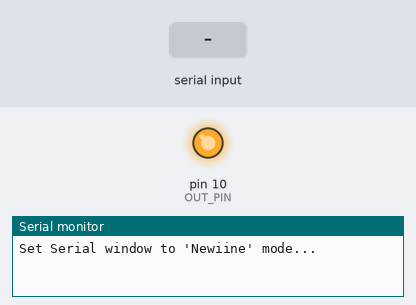
A sketch run on a simulated Arduino Uno, built with avr-gcc and run on an emulated ATmega328P. Shown: output pins drawn as LEDs (lit = HIGH), the last lines printed to the serial monitor. The inputs (shaded band) are chosen by the test bench.

Above: at 1.2 s.
1.3 s: "90,45\n" received over Serial
At 2.5 s:
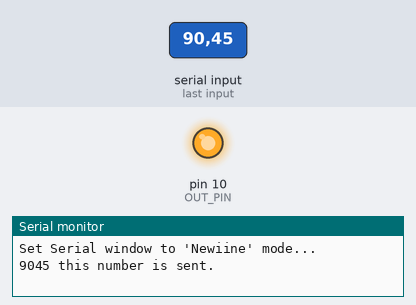
4.3 s: "30,150\n" received over Serial
At 4.8 s:
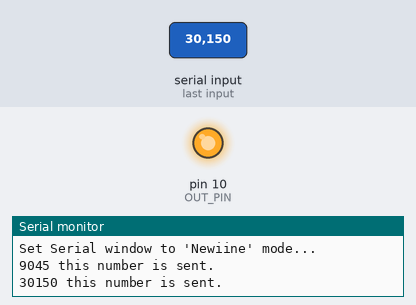
Timing chart, 0 to 7.3 s (numbered marks = the images above; inputs shaded):
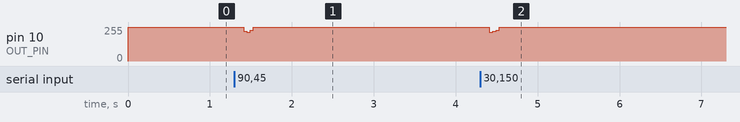

Measured:
- after the input at 1.3 s, pin 10 (OUT_PIN): 255/255 → 223/255 after 0.11 s, → 216/255 0.04 s later, → 229/255 0.04 s later, → 255/255 0.04 s later
- after the input at 4.3 s, pin 10 (OUT_PIN): 255/255 → 216/255 after 0.11 s, → 223/255 0.04 s later, → 229/255 0.04 s later, → 255/255 0.04 s later

The sketch:

Configure.ino
```cpp
#define OUT_PIN  10
String inString = "";
unsigned int intNum;

void setup() {
  pinMode(OUT_PIN, OUTPUT);
  digitalWrite(OUT_PIN, HIGH);
  Serial.begin(9600);
  Serial.println("Set Serial window to 'Newiine' mode...");

}

void loop() {
  //wait for text numeric value
  while (Serial.available() > 0) {
    int inChar = Serial.read();
    if(isDigit(inChar)) {
      inString += (char)inChar;
    }
    if(inChar=='\n') {
      //Data is ready, lets send it...
      intNum = inString.toInt();
      Serial.print(intNum);
      sendNum(intNum);
      Serial.println(" this number is sent.");
      inString = "";
    }
    }
}

// send low bit first
void sendNum(unsigned int nb) {
  digitalWrite(OUT_PIN, HIGH);
  delay(50);
  byte bitLen;
  for(byte i=0;i<16;i++) {
    if((nb >> i) & 1)
        bitLen=9;
    else
        bitLen=4;
    digitalWrite(OUT_PIN, LOW);
    delay(1);
    digitalWrite(OUT_PIN, HIGH);
    delay(bitLen);
  }
  digitalWrite(OUT_PIN, LOW);
  delay(1);
  digitalWrite(OUT_PIN, HIGH);
}
```
